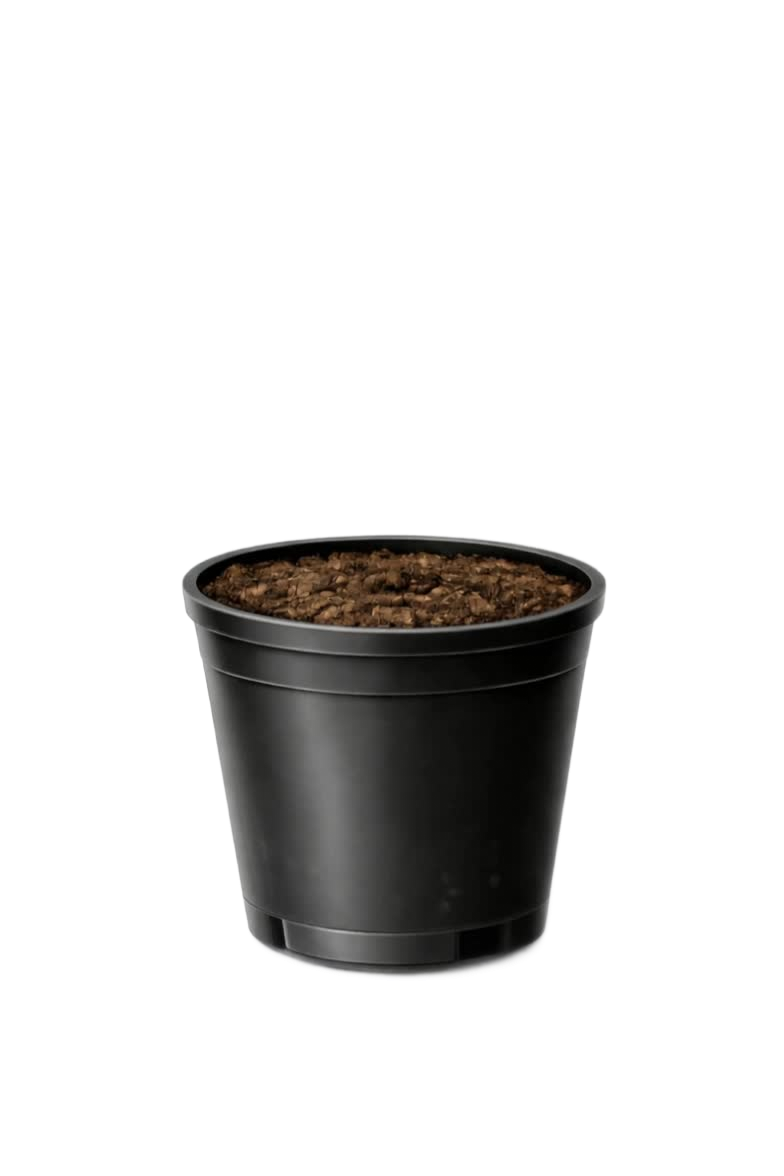
#> input picture assets/Plant_png/plant_001_seed.png, 784 x 1176 px; its folder holds only this picture in this run
$ python build_pipeline.py
#> lines starting #> are read from the running program, lines starting #| are printed output that depends on the picture; after the words box and inside, x2 and y2 are one past the last pixel; in counts of white or black regions, pixels touching at a corner belong together
#!/usr/bin/env python3
"""GrowSim transparent frame alignment pipeline.

Usage:
  python assets/plant_growth/build_pipeline.py
  python assets/plant_growth/build_pipeline.py assets/Plant_png
"""

from __future__ import annotations

import json
import math
import statistics
import sys
from dataclasses import dataclass
from pathlib import Path
from typing import List, Optional, Tuple

import cv2
import imageio.v2 as imageio
import numpy as np
from PIL import Image


DEFAULT_INPUT = Path("assets/Plant_png")
OUTPUT_ROOT = Path("assets/plant_growth")
ALIGNED_DIR = OUTPUT_ROOT / "aligned_frames"
SPRITE_PATH = OUTPUT_ROOT / "plant_growth_sprite.png"
META_PATH = OUTPUT_ROOT / "plant_growth_metadata.json"
REPORT_PATH = OUTPUT_ROOT / "plant_growth_report.txt"
GIF_PATH = OUTPUT_ROOT / "plant_growth_preview.gif"
MP4_PATH = OUTPUT_ROOT / "plant_growth_preview.mp4"

COLS = 8
PREFERRED_CANVAS = 2048


@dataclass
class PotDetection:
    width: float
    center_x: float
    top_rim_y: float
    bottom_center_x: float
    bottom_center_y: float
    method: str


@dataclass
class FrameInfo:
    idx: int
    src_path: Path
    image_rgba: np.ndarray
    orig_h: int
    orig_w: int
    detection: PotDetection
    scale: float
    scaled_rgba: np.ndarray
    scaled_h: int
    scaled_w: int
    scaled_center_x: float
    scaled_top_rim_y: float
    scaled_bottom_center_x: float
    scaled_bottom_center_y: float
    corrected_center_x: float
    corrected_top_rim_y: float
    corrected_bottom_center_x: float
    corrected_bottom_center_y: float
    output_name: str
    stage: str


def stage_for_frame(frame_idx_1_based: int) -> str:
    ranges = [
        (1, 3, "seed"),
        (4, 7, "sprout"),
        (8, 10, "seedling"),
        (11, 27, "vegetative"),
        (28, 31, "preflower"),
        (32, 38, "flowering"),
        (39, 43, "late_flowering"),
        (44, 46, "harvest"),
    ]
    for lo, hi, label in ranges:
        if lo <= frame_idx_1_based <= hi:
            return label
    return "unknown"


def load_ordered_frames(input_dir: Path) -> List[Path]:
    # Preserve sorted frame order by filename.
    return sorted(
        [p for p in input_dir.iterdir() if p.is_file() and p.suffix.lower() == ".png"],
        key=lambda p: p.name,
    )


def detect_largest_component(alpha_mask: np.ndarray, lower_fraction: float, min_area: int) -> Optional[Tuple[np.ndarray, str]]:
    h, w = alpha_mask.shape
    lower_fraction = float(np.clip(lower_fraction, 0.05, 1.0))
    lower_start = int(round(h * (1.0 - lower_fraction)))
    lower_start = max(0, min(h - 1, lower_start))

    lower_mask = np.zeros_like(alpha_mask, dtype=np.uint8)
    lower_mask[lower_start:, :] = alpha_mask[lower_start:, :]

    num_labels, labels, stats, _centroids = cv2.connectedComponentsWithStats(lower_mask, connectivity=8)
    best_label = 0
    best_area = 0
    for lbl in range(1, num_labels):
        area = int(stats[lbl, cv2.CC_STAT_AREA])
        if area < min_area:
            continue
        if area > best_area:
            best_area = area
            best_label = lbl

    if best_label <= 0:
        return None

    return (labels == best_label).astype(np.uint8), f"lower_{int(lower_fraction * 100)}_largest_component"


def component_row_spans(component_mask: np.ndarray) -> List[Tuple[int, int, int, float]]:
    ys, _xs = np.where(component_mask > 0)
    if ys.size == 0:
        return []
    y_min = int(ys.min())
    y_max = int(ys.max())
    spans: List[Tuple[int, int, int, float]] = []
    for y in range(y_min, y_max + 1):
        row_x = np.where(component_mask[y] > 0)[0]
        if row_x.size == 0:
            continue
        x0 = int(row_x.min())
        x1 = int(row_x.max())
        w = x1 - x0 + 1
        c = (x0 + x1) / 2.0
        spans.append((y, x0, x1, c))
    return spans


def detect_pot(alpha: np.ndarray, lower_fraction: float = 0.35) -> PotDetection:
    mask = (alpha > 0).astype(np.uint8)
    h, w = mask.shape
    ys, xs = np.where(mask > 0)
    if len(xs) == 0:
        raise ValueError("No opaque pixels found")

    min_area = max(48, int(0.0002 * h * w))
    detected = detect_largest_component(mask, lower_fraction=lower_fraction, min_area=min_area)
    if detected is None:
        raise ValueError(f"No valid connected component found in lower {int(lower_fraction * 100)}% region")

    pot_mask, base_method = detected
    ys2, xs2 = np.where(pot_mask > 0)
    if len(xs2) == 0:
        raise ValueError("Detected component is empty")

    spans = component_row_spans(pot_mask)
    if not spans:
        raise ValueError("No row spans in detected component")

    row_widths = np.array([s[2] - s[1] + 1 for s in spans], dtype=np.float32)
    row_centers = np.array([s[3] for s in spans], dtype=np.float32)
    row_ys = np.array([s[0] for s in spans], dtype=np.int32)

    bottom_count = min(12, len(spans))
    bottom_width_ref = float(np.median(row_widths[-bottom_count:]))
    stable_thresh = max(6.0, bottom_width_ref * 0.72)

    pot_band = []
    miss_streak = 0
    for y, x0, x1, c in reversed(spans):
        width = float(x1 - x0 + 1)
        if width >= stable_thresh:
            pot_band.append((y, x0, x1, c, width))
            miss_streak = 0
        elif pot_band:
            miss_streak += 1
            if miss_streak >= 3:
                break

    if not pot_band:
        pot_band = [(y, x0, x1, c, float(x1 - x0 + 1)) for (y, x0, x1, c) in spans]

    pot_band.sort(key=lambda t: t[0])
    band_ys = np.array([r[0] for r in pot_band], dtype=np.float32)
    band_centers = np.array([r[3] for r in pot_band], dtype=np.float32)
    band_widths = np.array([r[4] for r in pot_band], dtype=np.float32)

    pot_width = float(np.median(band_widths))
    center_x = float(np.median(band_centers))
    top_rim_y = float(np.min(band_ys))
    top_rows = band_ys <= (top_rim_y + 2.0)
    top_rim_center = float(np.median(band_centers[top_rows])) if np.any(top_rows) else center_x

    bottom_y = float(np.max(band_ys))
    bottom_rows = band_ys >= (bottom_y - 2.0)
    bottom_center_x = float(np.median(band_centers[bottom_rows])) if np.any(bottom_rows) else center_x

    center_x = float((center_x * 0.7) + (top_rim_center * 0.3))

    return PotDetection(
        width=pot_width,
        center_x=center_x,
        top_rim_y=top_rim_y,
        bottom_center_x=bottom_center_x,
        bottom_center_y=bottom_y,
        method=base_method,
    )


def resize_rgba(img: np.ndarray, scale: float) -> np.ndarray:
    h, w = img.shape[:2]
    new_w = max(1, int(round(w * scale)))
    new_h = max(1, int(round(h * scale)))
    pil_img = Image.fromarray(img, mode="RGBA")
    pil_scaled = pil_img.resize((new_w, new_h), resample=Image.Resampling.LANCZOS)
    return np.array(pil_scaled, dtype=np.uint8)


def smooth_anchor_series(values: List[float], threshold_px: float = 1.5) -> Tuple[List[float], bool]:
    if not values:
        return values, False
    corrected = list(values)
    changed = False

    for i in range(len(corrected)):
        lo = max(0, i - 1)
        hi = min(len(corrected), i + 2)
        local_med = float(np.median(corrected[lo:hi]))
        if abs(corrected[i] - local_med) > threshold_px:
            corrected[i] = local_med
            changed = True

    smoothed = list(corrected)
    for i in range(1, len(corrected) - 1):
        candidate = (corrected[i - 1] + 2.0 * corrected[i] + corrected[i + 1]) / 4.0
        if abs(candidate - corrected[i]) > 0.2:
            smoothed[i] = candidate
            changed = True

    return smoothed, changed


def fill_missing_linear(values: List[float], invalid_mask: List[bool]) -> List[float]:
    out = [float(v) for v in values]
    n = len(out)
    if n == 0:
        return out

    valid_indices = [i for i, bad in enumerate(invalid_mask) if not bad]
    if not valid_indices:
        return out

    for i, bad in enumerate(invalid_mask):
        if not bad:
            continue
        left = max((j for j in valid_indices if j < i), default=None)
        right = min((j for j in valid_indices if j > i), default=None)
        if left is None and right is None:
            continue
        if left is None:
            out[i] = out[right]
        elif right is None:
            out[i] = out[left]
        else:
            t = (i - left) / float(right - left)
            out[i] = out[left] * (1.0 - t) + out[right] * t
    return out


def compute_canvas_and_anchor(frames: List[FrameInfo]) -> Tuple[int, int, float, float, bool]:
    left_rels = [(-f.corrected_center_x) for f in frames]
    right_rels = [(f.scaled_w - f.corrected_center_x) for f in frames]
    top_rels = [(-f.corrected_top_rim_y) for f in frames]
    bot_rels = [(f.scaled_h - f.corrected_top_rim_y) for f in frames]

    # Check if 2048x2048 is feasible.
    x_low = max(-lr for lr in left_rels)
    x_high = min(PREFERRED_CANVAS - rr for rr in right_rels)
    y_low = max(-tr for tr in top_rels)
    y_high = min(PREFERRED_CANVAS - br for br in bot_rels)
    if x_low <= x_high and y_low <= y_high:
        anchor_x = (x_low + x_high) / 2.0
        anchor_y = (y_low + y_high) / 2.0
        return PREFERRED_CANVAS, PREFERRED_CANVAS, anchor_x, anchor_y, True

    needed_w = int(math.ceil(max(right_rels) - min(left_rels)))
    needed_h = int(math.ceil(max(bot_rels) - min(top_rels)))
    anchor_x = -min(left_rels)
    anchor_y = -min(top_rels)
    return needed_w, needed_h, anchor_x, anchor_y, False


def place_on_canvas(frame: FrameInfo, canvas_w: int, canvas_h: int, anchor_x: float, anchor_y: float) -> Tuple[np.ndarray, int, int]:
    canvas = np.zeros((canvas_h, canvas_w, 4), dtype=np.uint8)
    x = int(round(anchor_x - frame.corrected_center_x))
    y = int(round(anchor_y - frame.corrected_top_rim_y))
    src = frame.scaled_rgba
    sh, sw = src.shape[:2]

    x0 = max(0, x)
    y0 = max(0, y)
    x1 = min(canvas_w, x + sw)
    y1 = min(canvas_h, y + sh)
    if x0 >= x1 or y0 >= y1:
        return canvas, x, y

    sx0 = x0 - x
    sy0 = y0 - y
    sx1 = sx0 + (x1 - x0)
    sy1 = sy0 + (y1 - y0)

    patch = src[sy0:sy1, sx0:sx1]
    alpha = patch[:, :, 3:4].astype(np.float32) / 255.0
    inv = 1.0 - alpha

    dst_rgb = canvas[y0:y1, x0:x1, :3].astype(np.float32)
    src_rgb = patch[:, :, :3].astype(np.float32)
    out_rgb = src_rgb * alpha + dst_rgb * inv
    canvas[y0:y1, x0:x1, :3] = np.clip(out_rgb, 0, 255).astype(np.uint8)
    canvas[y0:y1, x0:x1, 3] = np.maximum(canvas[y0:y1, x0:x1, 3], patch[:, :, 3])
    return canvas, x, y


def make_sprite(aligned_frames: List[np.ndarray], cell_w: int, cell_h: int, cols: int) -> Tuple[np.ndarray, int]:
    total = len(aligned_frames)
    rows = int(math.ceil(total / float(cols)))
    sprite = np.zeros((rows * cell_h, cols * cell_w, 4), dtype=np.uint8)
    for i, frame in enumerate(aligned_frames):
        r = i // cols
        c = i % cols
        y = r * cell_h
        x = c * cell_w
        sprite[y:y + cell_h, x:x + cell_w] = frame
    return sprite, rows


def ensure_dirs() -> None:
    OUTPUT_ROOT.mkdir(parents=True, exist_ok=True)
    ALIGNED_DIR.mkdir(parents=True, exist_ok=True)


def write_preview_gif(frames: List[np.ndarray], fps: float = 8.0) -> None:
    duration = max(0.05, 1.0 / fps)
    imageio.mimsave(str(GIF_PATH), frames, duration=duration, loop=0, disposal=2)


def try_write_mp4(frames: List[np.ndarray], fps: int = 12) -> Optional[str]:
    try:
        rgb_frames = [f[:, :, :3] for f in frames]
        writer = imageio.get_writer(str(MP4_PATH), fps=fps, codec="libx264", quality=8)
        for fr in rgb_frames:
            writer.append_data(fr)
        writer.close()
        return None
    except Exception as exc:  # noqa: BLE001
        try:
            if MP4_PATH.exists():
                MP4_PATH.unlink()
        except Exception:  # noqa: BLE001
            pass
        return f"MP4 preview skipped: {exc}"


def main() -> None:
    input_dir = Path(sys.argv[1]) if len(sys.argv) > 1 else DEFAULT_INPUT
    if not input_dir.exists():
        raise FileNotFoundError(f"Input folder not found: {input_dir}")

    ensure_dirs()
    input_paths = load_ordered_frames(input_dir)
    if not input_paths:
        raise RuntimeError(f"No PNG frames found in {input_dir}")

    warnings: List[str] = []
    detections: List[PotDetection] = []
    primary_failures: List[int] = []
    raw_rgba: List[np.ndarray] = []
    for p in input_paths:
        rgba = np.array(Image.open(p).convert("RGBA"), dtype=np.uint8)
#> rgba is the input picture: shape (1176, 784, 4); mean R, G, B, A 10.9, 10.3, 9.6, 41.1
        raw_rgba.append(rgba)
        alpha = rgba[:, :, 3]
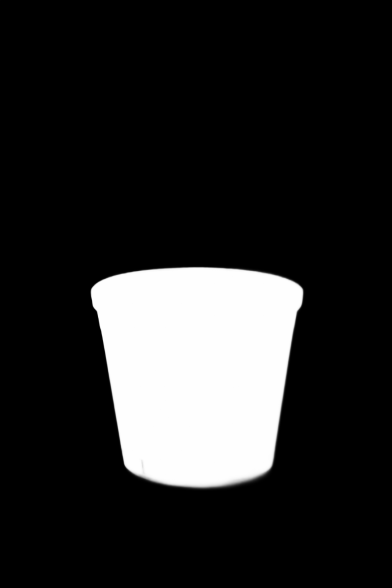
#> alpha: shape (1176, 784) (shown at 1/2 size); min 0, max 254, mean 41.1
        try:
            det = detect_pot(alpha, lower_fraction=0.35)
#> in detect_pot, `mask = (alpha > 0).astype(np.uint8)`:
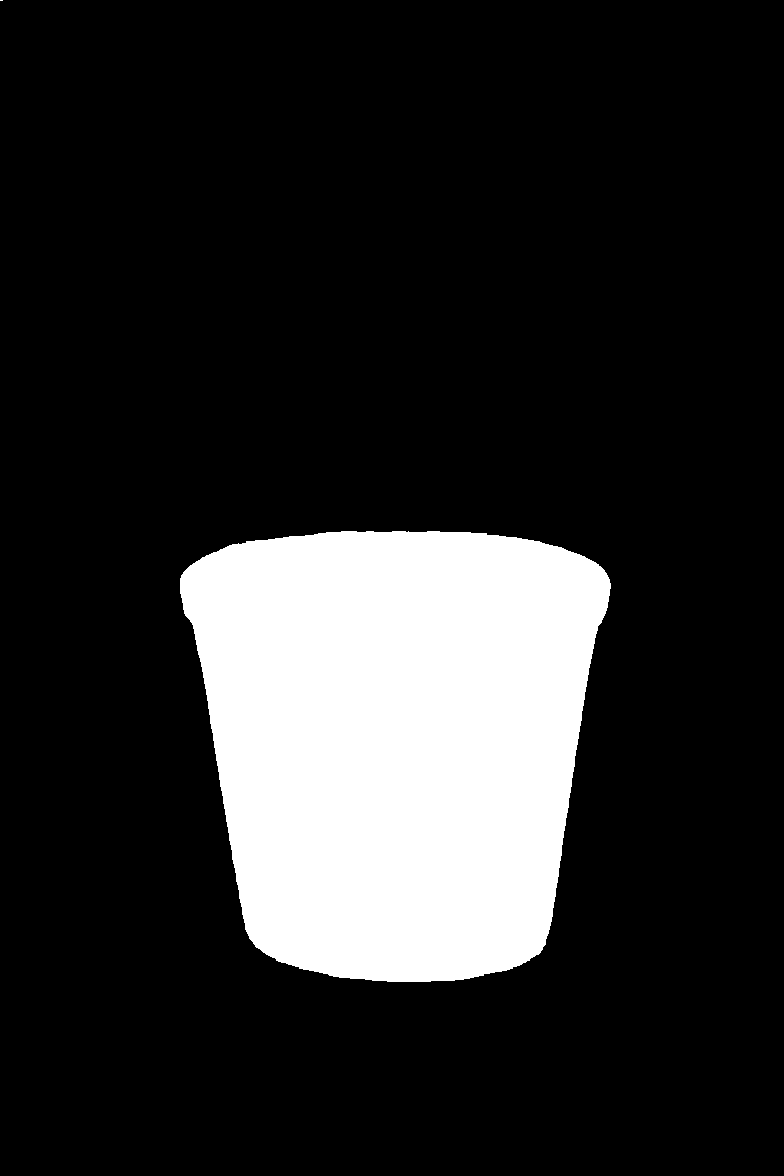
#> mask: shape (1176, 784); values 0 (black) and 1 (white), 17% white; 2 white regions (1 under 20 px), largest, box (x1, y1, x2, y2) and area: (180, 531, 611, 982) 156426
#> (the rest of the program and of its run is left out)
